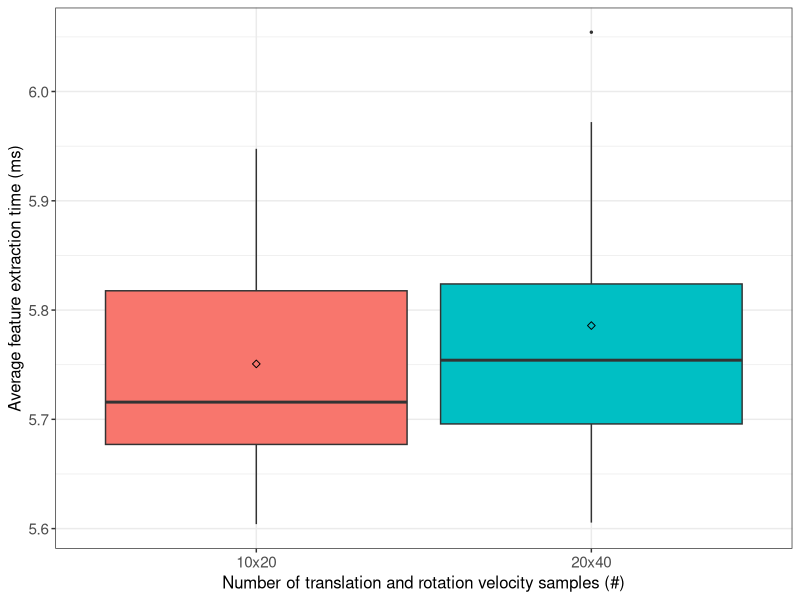
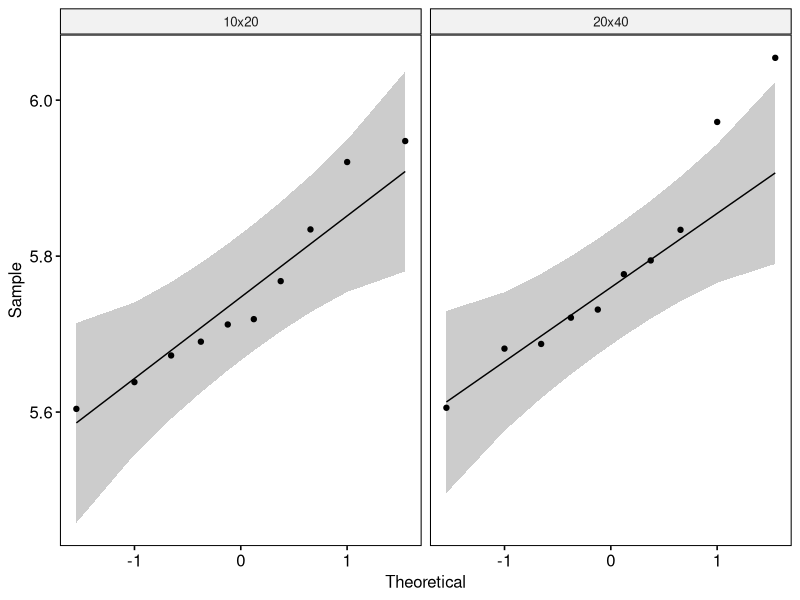

Write the R code that produced these figures, in order.
## ---- chunk 1
if (!require('tidyverse')) install.packages('tidyverse', dependencies = TRUE); library('tidyverse')
if (!require('ggpubr')) install.packages('ggpubr', dependencies = TRUE); library('ggpubr')
if (!require('rstatix')) install.packages('rstatix', dependencies = TRUE); library('rstatix')
if (!require('ggplot2')) install.packages('ggplot2', dependencies = TRUE); library('ggplot2')
## ---- chunk 2
data <- read.csv(file = '../../raw_data/test_velocity_samples/run_table.csv')
data <- subset(data, select = c(X__run_id, velocity_samples, avg_extraction_time_ms))
data$velocity_samples <- as.factor(data$velocity_samples)
data$avg_extraction_time_ms <- as.numeric(data$avg_extraction_time_ms)
## ---- chunk 3
data %>%
  group_by(velocity_samples) %>%
  get_summary_stats(avg_extraction_time_ms, type = "mean_sd")
## ---- chunk 4
ggplot(data, aes(x = velocity_samples, y = avg_extraction_time_ms, fill = velocity_samples)) +
  theme_bw() + 
  geom_boxplot(width = 0.9, outlier.size = 0.5) + 
  stat_summary(fun = mean, color = 'black', geom = 'point', shape = 5, size = 1.5) +
  labs(x = "Number of translation and rotation velocity samples (#)", y = "Average feature extraction time (ms)") +
  theme(legend.position = 'none') +
  theme(
    axis.title.x = element_text(size = 12, family = 'sans'),
    axis.title.y = element_text(size = 12, family = 'sans'),
    axis.text.x = element_text(size = 11, family = 'sans'),
    axis.text.y = element_text(size = 11, family = 'sans')
  )
## ---- chunk 5
data %>% 
  group_by(velocity_samples) %>%
  identify_outliers(avg_extraction_time_ms)
## ---- chunk 6
ggqqplot(data, x = "avg_extraction_time_ms", facet.by = "velocity_samples")
## ---- chunk 7
data %>%
  group_by(velocity_samples) %>%
  shapiro_test(avg_extraction_time_ms)
## ---- chunk 8
data %>%
  t_test(avg_extraction_time_ms ~ velocity_samples) %>%
  add_significance()
